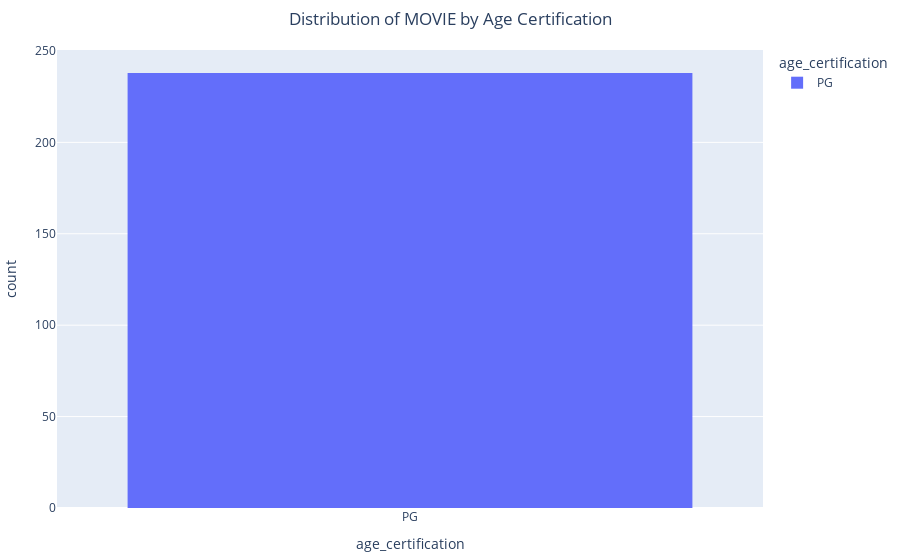

The notebook cell saved with this chart:
### Markdown cell above
# Bar Chart: Distribution of Content by Age Certification

### Code cell
# Bar chart for showing the distribution of content by age certification
dcc.Graph(id='age-certification-bar'),
filtered_df = df[
        (df['type'] == selected_type) &
        (df['age_certification'] == selected_age if selected_age != 'All' else df['age_certification'])
    ]

# Defining callback to update age certification bar chart
@app.callback(
    Output('age-certification-bar', 'figure'),
    [Input('type-dropdown', 'value'),
     Input('age-dropdown', 'value')]
)
def update_age_certification_bar(selected_type, selected_age):
    # ... (code for data filtering)
    
    # Creating a histogram showing the distribution of content by age certification
    fig = px.histogram(filtered_df, x='age_certification', color='age_certification',
                       title=f'Distribution of {selected_type} by Age Certification',
                       category_orders={'age_certification': sorted(filtered_df['age_certification'].unique())})

    # Customizing the layout
    fig.update_layout(title=dict(x=0.5), margin=dict(l=10, r=10, t=50, b=10))

    return fig
    
update_age_certification_bar(selected_type,selected_age)

### Figure 1 — Plotly figure (JSON) as saved in the notebook; plotly's stock layout.template omitted (floating-point values rounded to 4 significant figures; data arrays with more than 128 entries replaced by an {"elided": "..."} marker saying what was removed)
{"data": [{"alignmentgroup": "True", "bingroup": "x", "hovertemplate": "age_certification=%{x}<br>count=%{y}<extra></extra>", "legendgroup": "PG", "marker": {"color": "#636efa", "pattern": {"shape": ""}}, "name": "PG", "offsetgroup": "PG", "orientation": "v", "showlegend": true, "type": "histogram", "x": {"elided": "238 str values"}, "xaxis": "x", "yaxis": "y"}], "layout": {"barmode": "relative", "legend": {"title": {"text": "age_certification"}, "tracegroupgap": 0}, "margin": {"b": 10, "l": 10, "r": 10, "t": 50}, "title": {"text": "Distribution of MOVIE by Age Certification", "x": 0.5}, "xaxis": {"anchor": "y", "categoryarray": ["PG"], "categoryorder": "array", "domain": [0, 1], "title": {"text": "age_certification"}}, "yaxis": {"anchor": "x", "domain": [0, 1], "title": {"text": "count"}}}}
